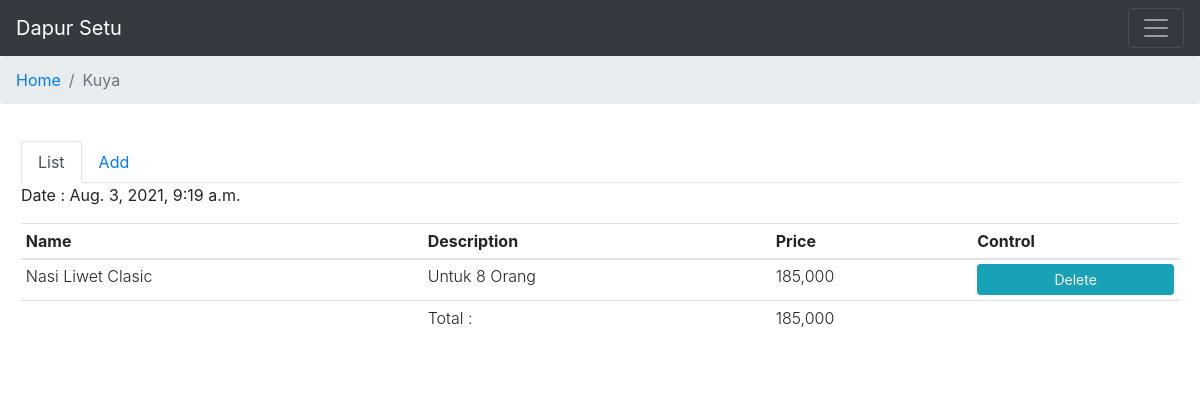
Screenshot of /1/detail/ (signed in) with the database file from the repository.
### account/models.py (models this page shows, shortened)
class Penjualan(models.Model):
    user = models.ForeignKey(User, on_delete=models.CASCADE, related_name='penjualans')
    pembeli = models.CharField(max_length=255)
    lunas = models.IntegerField(default=0)
    total = models.IntegerField(default=0)
    pub_date = models.DateTimeField(auto_now_add=True)
    class Meta:
        db_table = 'penjualan'

class Menu(models.Model):
    user = models.ForeignKey(User, on_delete=models.CASCADE, related_name='pakets')
    nama = models.CharField(max_length=255)
    deskripsi = models.CharField(max_length=1000)
    harga = models.IntegerField(default=0)
    pub_date = models.DateTimeField(auto_now_add=True)
    class Meta:
        db_table = 'menu'
    def __str__(self):
        ret = self.nama + ' - ' + self.deskripsi
        return ret

### account/views.py (the view)
# urls.py: path('<int:id>/detail/', penjualan_detail,name='detail'),
@user_passes_test(lambda u: u.is_authenticated, login_url='account:login')
def penjualan_detail(request,id):
    datas = PenjualanDetail.objects.filter(penjualan=id)
    menus = Menu.objects.all()
    pembeli = Penjualan.objects.get(pk=id)
    total = 0
    for data in datas:
        x = Menu.objects.get(id=data.menu_id)
        total += x.harga
    new_form = None
    if request.method == 'POST':
        form = PenjualanDetailForm(data=request.POST)
        if form.is_valid():
            new_form = form.save(commit=False)
            new_form.penjualan = pembeli
            new_form.save()
            messages.success(request, "Add item success.")
            return redirect("account:detail",id)
    else:
        form = PenjualanDetailForm()
    return render(request,'account/add_penjualan_detail.html', {'datas':datas, 'menus':menus, 'total':total, 'pembeli':pembeli, 'form':form})

### account/templates/account/add_penjualan_detail.html (shortened to what this page needs)
{% extends 'base.html' %}
{% load humanize %}
{% block breadcrumb %}<li class="breadcrumb-item active" aria-current="page">{{ pembeli.pembeli|capfirst }}</li>{% endblock %}
{% block container %}
<ul class="nav nav-tabs" id="myTab" role="tablist">
  <li class="nav-item">
    <a class="nav-link active" id="home-tab" data-toggle="tab" href="#home" role="tab" aria-controls="home" aria-selected="true">List</a>
  </li>
  <li class="nav-item">
    <a class="nav-link" id="profile-tab" data-toggle="tab" href="#profile" role="tab" aria-controls="profile" aria-selected="false">Add</a>
  </li>
</ul>
<div class="tab-content" id="myTabContent">
  <div class="tab-pane fade show active" id="home" role="tabpanel" aria-labelledby="home-tab">
    <p>Date : {{ pembeli.pub_date }}</p>
    <table class="table table-sm font-weight-light">
      <thead>
        <tr>
          <th>Name</th>
          <th>Description</th>
          <th>Price</th>
          <th>Control</th>
        </tr>
      </thead>
      <tbody>
      {% for data in datas %}
      {% for menu in menus %}
      {% ifequal menu.id data.menu_id %}
      <tr>
        <td>{{menu.nama|capfirst}}</td>
        <td>{{menu.deskripsi|capfirst}}</td>
        <td>{{ menu.harga|intcomma }}</td>
        <td>
          <form action="{% url 'account:delete' data.id pembeli.id %}" method="post">
            <button type="submit" class="btn btn-info btn-sm btn-block">Delete</button>
          </form>
        </td>
      </tr>
      {% endifequal %}
      {% endfor %}
      {% endfor %}
      <tr>
        <td></td>
        <td>Total :</td>
        <td>{{total|intcomma}}</td>
        <td></td>
      </tr>
    </tbody>
    </table>
  </div>
</div>
{% endblock %}

### rows the page displays
Penjualan: pembeli "Kuya", pub_date "Aug. 3, 2021, 9:19 a.m."
Menu: nama "Nasi Liwet Clasic", deskripsi "Untuk 8 Orang", harga "185,000"

### other values shown
{{ total|intcomma }} "185,000"
